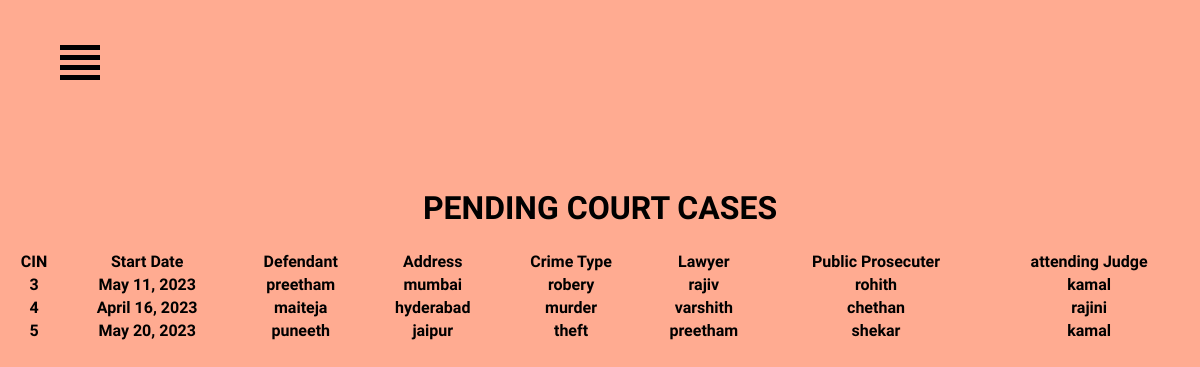
The page /registrar/pending/ on the database its author committed.
### registrar/models.py (models this page shows)
class courtcases(models.Model):
    cin = models.IntegerField(unique=True,blank=True,null=True)
    defendant = models.CharField(max_length=200)
    defendant_address = models.CharField(max_length=1000)
    crimetype = models.CharField(max_length=100)
    date= models.DateField(blank=True,null=True)
    location = models.CharField(max_length=1000,blank=True)
    arresting_officer = models.CharField(max_length=200)
    when_arrested = models.DateField()
    status = models.BooleanField(default=True)
    presiding_judge = models.CharField(max_length=200)
    public_prosecuter = models.CharField(max_length=200)
    lawyer = models.CharField(max_length=200)
    starting_date = models.DateField()
    expected_completion_date = models.DateField()
    hearing_date = models.DateField(blank=True,null=True)
    judgement_date = models.DateField(blank=True,null=True)
    attending_judge = models.CharField(max_length=200,blank=True)
    judgement_summary = models.TextField(max_length=10000,blank=True)

### registrar/views.py (the view)
# urls.py: path('pending/',views.pendingcases.as_view(),name="pending case"),
class pendingcases(ListView):
    model = courtcases
    paginate_by = 100
    def get_context_data(self, **kwargs):
        context = super().get_context_data(**kwargs)
        context['now'] = timezone.now()
        return context

### registrar/templates/registrar/courtcases_list.html (shortened to what this page needs)
{% include "registrar/index.html" %}
<div class="body-text">
  <h1>PENDING COURT CASES</h1>
  <table style="width:100%">
    <tr>
      <th>CIN</th>
      <th>Start Date</th>
      <th>Defendant</th>
      <th>Address</th>
      <th>Crime Type</th>
      <th>Lawyer</th>
      <th>Public Prosecuter</th>
      <th>attending Judge</th>
    </tr>
    {% for case in object_list %}
    {% if case.status == True %}
    <tr>
      <th> {{case.pk}} </th>
      <th> {{case.starting_date}} </th>
      <th> {{case.defendant}} </th>
      <th> {{case.defendant_address}} </th>
      <th> {{case.crimetype}} </th>
      <th> {{case.lawyer}} </th>
      <th> {{case.public_prosecuter}} </th>
      <th> {{case.presiding_judge}} </th>
    </tr>
    {% endif %}
    {% endfor %}
  </table>
</div>

### registrar/templates/registrar/index.html (shortened to what this page needs)
<head>
</head>
<body>
  <div class="menu-container">
    <div class="hamburger-icon">
      <label for="openmenu" id="hamburger-label">
        <span></span>
        <span></span>
        <span></span>
        <span></span>
      </label>
    </div>
</body>

### registrar/templates/registrar/index.html (style rules this page uses)
body { font-family: Libre Caslon Text; background-color: #FFAB91; }
.body-text { padding-top: 20vh; text-align: center; position: relative; }
.hamburger-icon { position: absolute; z-index: 1; top: 5vh; left: 5vw; padding-bottom: 2vh; }
.hamburger-icon span { height: 5px; width: 40px; background-color: black; display: block; margin: 5px 0px 5px 0px; transition: 0.7s ease-in-out; transform: none; }
.menu-links li, a, span { transition: 0.5s ease-in-out; }

### rows shown on the page
courtcases: pk "3", starting_date "May 11, 2023", defendant "preetham", defendant_address "mumbai", crimetype "robery", lawyer "rajiv", public_prosecuter "rohith", presiding_judge "kamal"
courtcases: pk "4", starting_date "April 16, 2023", defendant "maiteja", defendant_address "hyderabad", crimetype "murder", lawyer "varshith", public_prosecuter "chethan", presiding_judge "rajini"
courtcases: pk "5", starting_date "May 20, 2023", defendant "puneeth", defendant_address "jaipur", crimetype "theft", lawyer "preetham", public_prosecuter "shekar", presiding_judge "kamal"
